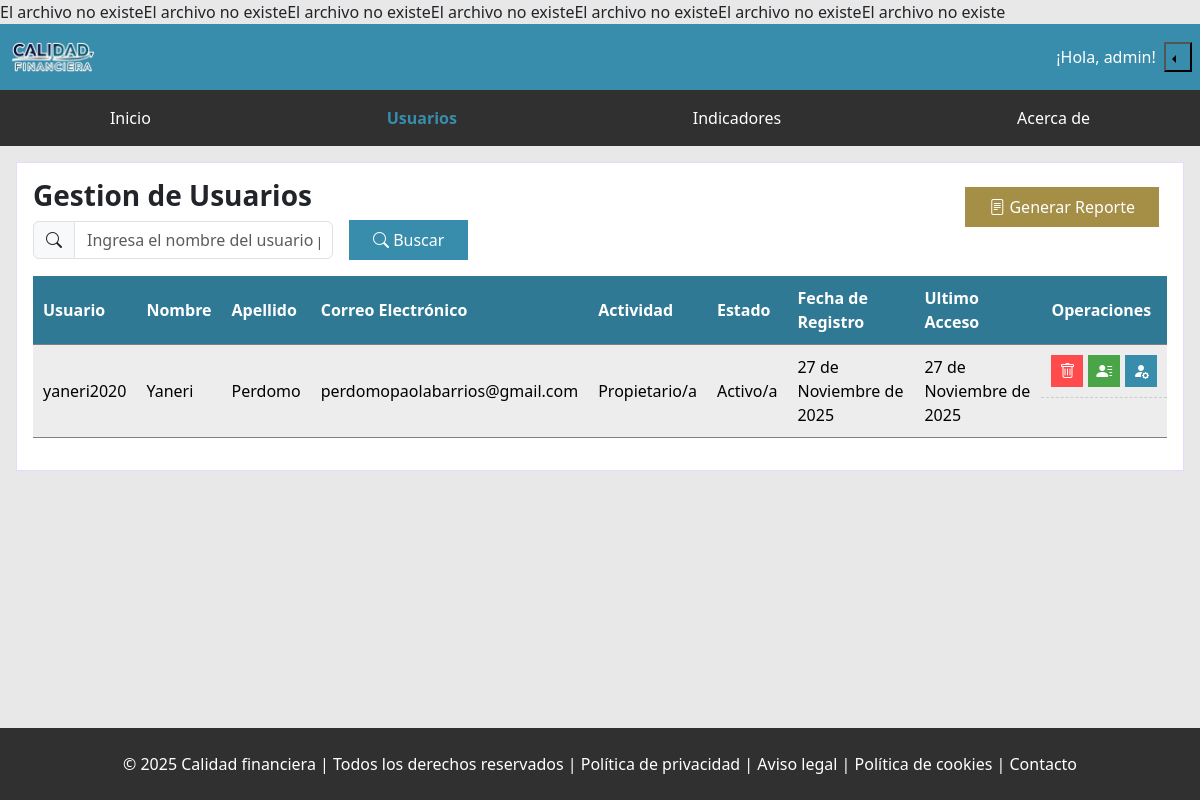
The app's page /admin/users/1 (signed in) with its own data.
### tables this page shows
CREATE TABLE `personas` (
  `id_persona` int(10) NOT NULL,
  `id_actividad` int(10) DEFAULT NULL,
  `id_usuario` int(10) DEFAULT NULL,
  `nombre` varchar(40) DEFAULT NULL,
  `apellido` varchar(40) DEFAULT NULL,
  `correo_electronico` varchar(255) DEFAULT NULL
);

CREATE TABLE `usuarios_cf` (
  `id_usuario` int(10) NOT NULL,
  `id_rol` int(10) DEFAULT NULL,
  `usuario` varchar(45) DEFAULT NULL,
  `clave` varchar(255) DEFAULT NULL,
  `fecha_creacion` datetime DEFAULT NULL,
  `ultimo_acceso` datetime DEFAULT NULL,
  `estado` bit(1) NOT NULL DEFAULT b'1'
);

CREATE TABLE `actividades` (
  `id_actividad` int(10) NOT NULL,
  `actividad` varchar(30) DEFAULT NULL
);

### app/Controllers/AdminController.php (called while the page is built, shortened)
<?php
class AdminController extends Controller
{
   public function users($page)
   {
      $show_users = new AdminModel();
      $show_users->ShowUsers($page);
      return $this->view('admin.users', [
         'HTML' => $show_users->HTML,
         'header_jump' => '../',
         'sidebar_jump' => '../',
         'header_break' => '../',
         'header_break_login' => '../../',
         'searchUsers' => false,
         'nameUser' => ''
      ]);
   }
}

### routes/web.php (called while the page is built, shortened)
<?php
Route::dispatch();
?>

### public/index.php (called while the page is built)
<?php
    require_once '../autoload.php';
    require_once '../routes/web.php';
?>

### lib/DataBase.php (called while the page is built, shortened)
<?php
class Database
{
    private $host = 'localhost';
    private $dbName = 'calidad_financiera';
    private $user = 'root';
    private $password = '';
    public function __construct()
    {
        try {
            $this->pdo = new PDO("mysql:host=$this->host;dbname=$this->dbName", $this->user, $this->password);
        } catch (PDOException $ex) {
            throw new Exception("Error de conexión: " . $ex->getMessage());
        }
    }
}
?>

### app/Models/utilities.php (called while the page is built, shortened)
<?php
class utilities {
    public static function generacion_fecha($valor = null)
    {
        if ($valor != null) {
            $data = substr($valor, 0, 10);
            $completion_date = explode('-', $data);
            $writtenEveryMonth = array(
                '01' => 'Enero',
                '02' => 'Febrero',
                '03' => 'Marzo',
                '04' => 'Abril',
                '05' => 'Mayo',
                '06' => 'Junio',
                '07' => 'Julio',
                '08' => 'Agosto',
                '09' => 'Septiembre',
                '10' => 'Octubre',
                '11' => 'Noviembre',
                '12' => 'Diciembre'
            );
            $monthWritten = $writtenEveryMonth[$completion_date[1]];
            return $data = $completion_date[2] . ' de ' . $monthWritten . ' de ' . $completion_date[0];
        } else {
            return 'N/A';
        }
    }
}
?>

### app/Controllers/Controller.php (called while the page is built, shortened)
<?php
class Controller
{
    public function view($route, $data = [])
    {
        extract($data);
        $route = str_replace('.', '/', $route);
        if (file_exists("../resources/views/{$route}.php")) {
            $content = ob_get_clean();
            return $content;
        } else {
            return 'El archivo no existe';
        }
    }
}

### app/Models/AdminModel.php (the view, shortened to what this page needs)
<?php
class AdminModel extends Database
{
    public function ShowUsers($page = 1)
    {
        $current_page = $page;
        $count_users_query = 'SELECT COUNT(*) as total_usuarios_cf FROM usuarios_cf WHERE id_rol = 1';
        $count_users_stmt = $this->pdo->prepare($count_users_query);
        $count_users_stmt->execute();
        $row_total_users = $count_users_stmt->fetch(PDO::FETCH_ASSOC);
        $total_records = $row_total_users['total_usuarios_cf'];
        $records_page = 5;
        $get_users_query = 'SELECT * FROM
                            personas
                        INNER JOIN
                            usuarios_cf
                        ON
                            personas.id_usuario = usuarios_cf.id_usuario
                        INNER JOIN
                            actividades
                        ON
                            personas.id_actividad = actividades.id_actividad
                        ORDER BY usuarios_cf.id_usuario DESC
                        LIMIT
                            :inicio, :registros_por_pagina';
        $start = ($current_page - 1) * $records_page;
        $get_users_stmt = $this->pdo->prepare($get_users_query);
        $get_users_stmt->bindParam(':inicio', $start, PDO::PARAM_INT);
        $get_users_stmt->bindParam(':registros_por_pagina', $records_page, PDO::PARAM_INT);
        $get_users_stmt->execute();
        $this->HTML = '';
        if ($get_users_stmt->rowCount() > 0) {
            $row_users = $get_users_stmt->fetchAll(PDO::FETCH_ASSOC);
            foreach ($row_users as $row) {
                $created_at = utilities::generacion_fecha($row['fecha_creacion']);
                $created_at_last_session = utilities::generacion_fecha($row['ultimo_acceso']);
                $status = $row['estado'] == 1 ? 'Activo/a' : 'Desactivado/a';
                $this->HTML .= "<tr class='show'>";
                $this->HTML .= '<td >'.$row['usuario'].'</td>';
                $this->HTML .= '<td>'.$row['nombre'].'</td>';
                $this->HTML .= '<td>'.$row['apellido'].'</td>';
                $this->HTML .= '<td>'.$row['correo_electronico'].'</td>';
                $this->HTML .= '<td>'.$row['actividad'].'</td>';
                $this->HTML .= '<td>'.$status.'</td>';
                $this->HTML .= '<td>'.$created_at ?? 'N/A'.'</td>';
                $this->HTML .= '<td>'.$created_at_last_session ?? 'N/A'.'</td>';
                $this->HTML .= "<td class='operations'>";
                $this->HTML .= "
        <button class='  button--delete' data-model='js' data-id-user='".$row['id_usuario']."'
        data-id-person='".$row['id_persona']."'>
                                <i class='bi bi-trash ' ></i>
                              </button>
                              ";
                $this->HTML .= "<a href='../../admin/".$row['id_usuario']."-user/modify'>
                            <button class='button--modify'>
                              <i class='bi bi-person-lines-fill'></i>
                            </button>
                        </a>
                        ";
                          $estado = $row['estado'];
        $this->HTML .= "
                      <button class='  button--azul'  style='padding:0.5rem'
                              data-model='js_change_state_guest'
                              data-id-user='" . $row['id_usuario'] . "' data-state='$estado' >
                               <i class='bi bi-person-fill-gear'></i>
                      </button>";
                $this->HTML .= '</td>';
                $this->HTML .= '</tr>';
            }
        } else {
            $this->HTML .= '<p>No hay registros disponibles en este momento.</p>';
        }
        $this->HTML .= ' </table> </section>';
    }
}

### lib/Route.php (shortened to what this page needs)
<?php
class Route
{
    private static $routes = [
        'GET' => [],
        'POST' => []
    ];
    public static function get($uri, $callback)
    {
        $uri = trim($uri, '/');
        self::$routes['GET'][$uri] = $callback;
    }
    public static function post($uri, $callback)
    {
        $uri = trim($uri, '/');
        self::$routes['POST'][$uri] = $callback;
    }
    public static function dispatch()
    {
        $uri = $_SERVER['REQUEST_URI'];
        $uri = trim($uri, '/');
        $uri = str_replace('calidad-financiera/public/', "", $uri);
        $method = $_SERVER['REQUEST_METHOD'];
        foreach (self::$routes[$method] as $routeUri => $callback) {
            if (strpos($routeUri, ':') !== false) {
                $routeUri = preg_replace('#:[a-zA-Z]+#', '([a-zA-Z0-9]+)', $routeUri);
            }
            if (preg_match("#^$routeUri$#", $uri, $matches)) {
                $params = array_slice($matches, 1);
                if (is_array($callback)) {
                    $controller = new $callback[0];
                    $response = $controller->{$callback[1]}(...$params);
                } elseif (is_callable($callback)) {
                    $response = $callback(...$params);
                } else {
                    throw new \Exception("Callback no válido");
                }
                if (is_array($response) || is_object($response)) {
                    header('Content-Type: application/json');
                    echo json_encode($response);
                } else {
                    echo $response;
                }
                return;
            }
        }
    }
}

### public/css/components/_buttons.css (style rules this page uses)
button { border-radius: 0rem !important; background: none; }
.button--azul { background: var(--color-azul); }
.button--azul { background: var(--color-azul); padding: 0.5rem 1.5rem; color: white; border: 0rem; }
.button--delete { background: #ff4b4b; color: white; border: none; padding: 0.5rem; }
.button--modify { background: #4aa448; color: white; border: none; padding: 0.5rem; }

### public/css/components/_body.css (style rules this page uses)
body { display: block; height: 100%; background: #e8e8e8 !important; display: flex; flex-direction: column; height: 100%; }

### public/css/components/_pagination.css (style rules this page uses)
.operations { display: flex !important; gap: 0.3rem; }

### public/css/components/_table.css (style rules this page uses)
.dataTable td, .dataTable th { padding: 0.625em; line-height: 1.5em; border-bottom: 1px dashed #ccc; box-sizing: border-box; overflow-x: hidden; overflow-y: auto; }
.dataTable tbody tr { display: table-cell; }
.dataTable tbody td { display: block; }
.dataTable tr:nth-child(odd) { background: rgba(0, 0, 0, 0.07); }
@media screen and (min-width: 992px) { .dataTable thead tr, .dataTable tbody tr { display: table-row; } }
@media screen and (min-width: 992px) { .dataTable th, .dataTable tbody td { display: table-cell; } }
@media screen and (min-width: 992px) { .dataTable td, .dataTable th { width: auto; } }

### records on screen
personas: id_usuario.usuario "yaneri2020", nombre "Yaneri", apellido "Perdomo", correo_electronico "perdomopaolabarrios@gmail.com", id_actividad.actividad "Propietario/a", id_usuario.estado "Activo/a", id_usuario.fecha_creacion "27 de Noviembre de 2025", id_usuario.ultimo_acceso "27 de Noviembre de 2025"
